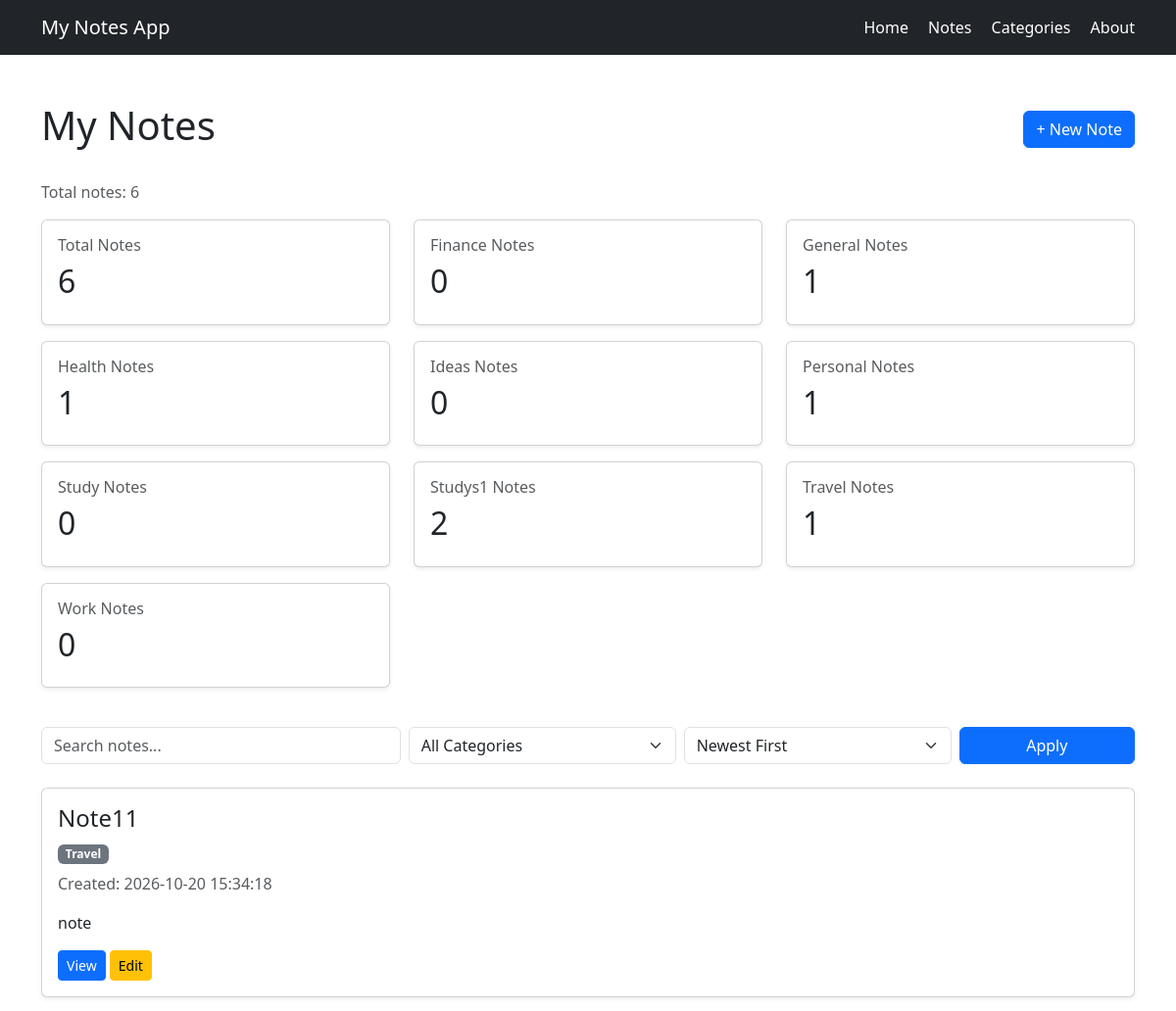
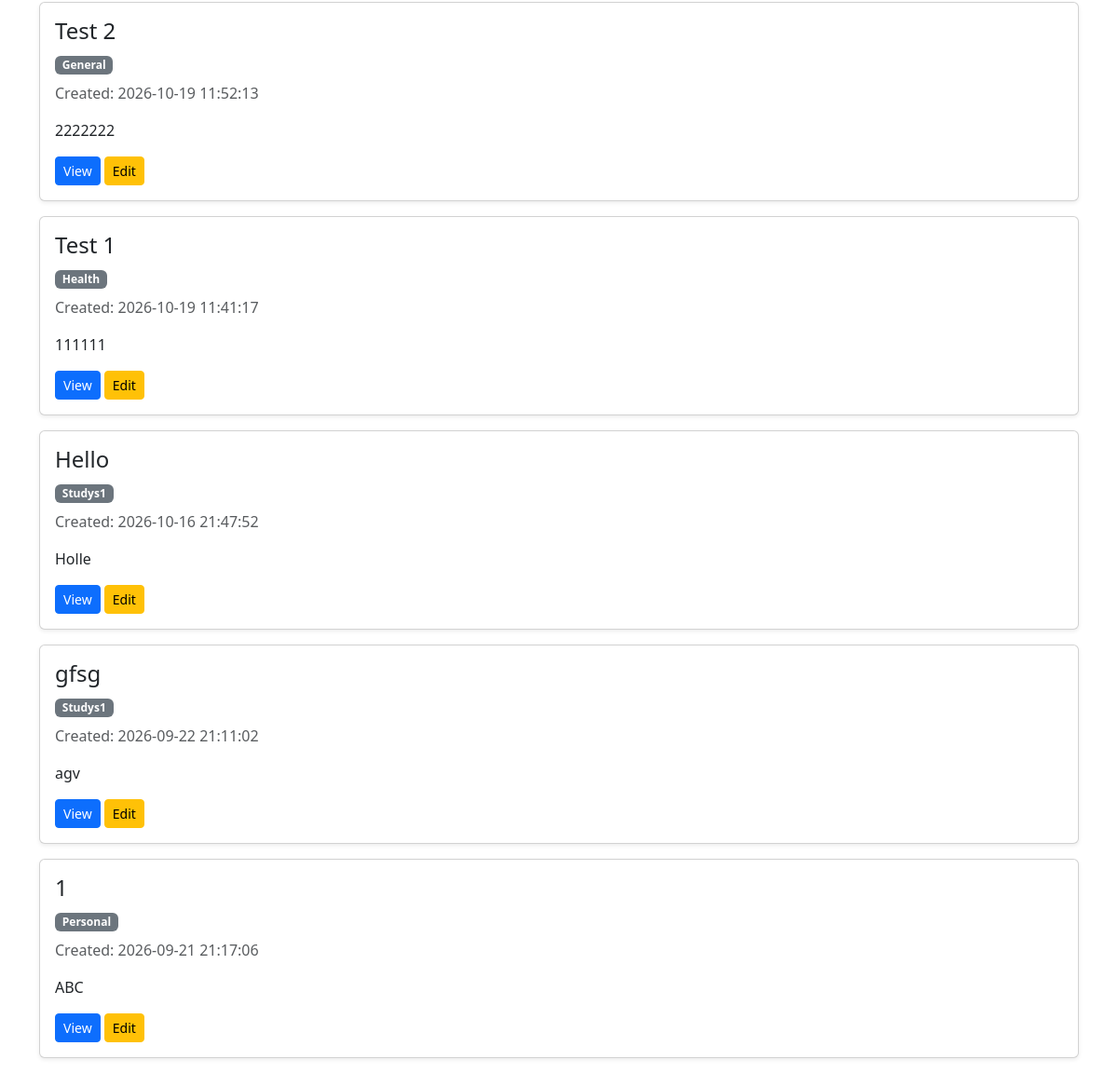
The app's page /notes with its own data (2 pictures, top to bottom).
### tables this page shows
CREATE TABLE categories (
            id INTEGER PRIMARY KEY AUTOINCREMENT,
            name TEXT NOT NULL UNIQUE
        );

CREATE TABLE notes (
            id INTEGER PRIMARY KEY AUTOINCREMENT,
            title TEXT NOT NULL,
            content TEXT NOT NULL
        , category TEXT NOT NULL DEFAULT 'General', created_at TEXT NOT NULL DEFAULT '');

### app.py (the view, shortened to what this page needs)
@app.route("/notes")
def notes():
    search_query = request.args.get("search", "").strip().lower()
    selected_category = request.args.get("category", "").strip()
    sort_order = request.args.get("sort", "newest")
    connection = get_db_connection()
    query = "SELECT * FROM notes WHERE 1=1"
    parameters = []
    if selected_category:
        query += " AND category = ?"
        parameters.append(selected_category)
    if sort_order == "oldest":
        query += " ORDER BY id ASC"
    else:
        query += " ORDER BY id DESC"
    notes_list = connection.execute(
        query,
        parameters
    ).fetchall()
    total_notes = connection.execute(
        "SELECT COUNT(*) AS total FROM notes"
    ).fetchone()["total"]
    category_stats = connection.execute(
        """
        SELECT
            categories.name,
            COUNT(notes.id) AS note_count
        FROM categories
        LEFT JOIN notes
            ON notes.category = categories.name
        GROUP BY categories.id, categories.name
        ORDER BY categories.name ASC
        """
    ).fetchall()
    connection.close()
    return render_template(
        "notes.html",
        notes=notes_list,
        search_query=search_query,
        selected_category=selected_category,
        sort_order=sort_order,
        total_notes=total_notes,
        category_stats=category_stats,
        categories=get_all_categories()
    )

### app.py (called while the page is built)
def get_db_connection():
    connection = sqlite3.connect(DATABASE)
    connection.row_factory = sqlite3.Row
    return connection

def get_all_categories():
    connection = get_db_connection()
    categories = connection.execute(
        "SELECT * FROM categories ORDER BY name ASC"
    ).fetchall()
    connection.close()
    return categories

### templates/notes.html (shortened to what this page needs)
{% extends "base.html" %}
{% block content %}
<div class="d-flex justify-content-between align-items-center mb-4">
    <h1>My Notes</h1>
    <a href="{{ url_for('create_note') }}"
       class="btn btn-primary">
        + New Note
    </a>
</div>
<p class="text-muted">
    Total notes: {{ total_notes }}
</p>
<div class="row mb-4">
    <div class="col-md-4 mb-3">
        <div class="card shadow-sm h-100">
            <div class="card-body">
                <h6 class="text-muted">Total Notes</h6>
                <h2>{{ total_notes }}</h2>
            </div>
        </div>
    </div>
    {% for category in category_stats %}
        <div class="col-md-4 mb-3">
            <div class="card shadow-sm h-100">
                <div class="card-body">
                    <h6 class="text-muted">
                        {{ category['name'] }} Notes
                    </h6>
                    <h2>{{ category['note_count'] }}</h2>
                </div>
            </div>
        </div>
    {% endfor %}
</div>
<form method="GET"
      action="{{ url_for('notes') }}"
      class="row g-2 mb-4">
    <div class="col-md-4">
        <input
            type="text"
            name="search"
            class="form-control"
            placeholder="Search notes..."
            value="{{ search_query }}"
        >
    </div>
    <div class="col-md-3">
        <select name="category"
                class="form-select">
            <option value="">
                All Categories
            </option>
        </select>
    </div>
    <div class="col-md-3">
        <select name="sort"
                class="form-select">
            <option value="newest"
                {% if sort_order == "newest" %}selected{% endif %}>
                Newest First
            </option>
        </select>
    </div>
    <div class="col-md-2 d-grid">
        <button type="submit"
                class="btn btn-primary">
            Apply
        </button>
    </div>
</form>
{% if notes %}
    {% for note in notes %}
        <div class="card mb-3 shadow-sm">
            <div class="card-body">
                <h4>
                    {{ note["title"] }}
                </h4>
                <span class="badge bg-secondary">
                    {{ note["category"] }}
                </span>
                <p class="text-muted mt-2">
                    Created: {{ note["created_at"] }}
                </p>
                <p>
                    {{ note["content"] }}
                </p>
                <a
                    href="{{ url_for('view_note', note_id=note['id']) }}"
                    class="btn btn-sm btn-primary"
                >
                    View
                </a>
                <a
                    href="{{ url_for('edit_note', note_id=note['id']) }}"
                    class="btn btn-sm btn-warning"
                >
                    Edit
                </a>
            </div>
        </div>
    {% endfor %}
{% else %}
    <div class="alert alert-warning">
        No notes found.
    </div>
{% endif %}
{% endblock %}

### records on screen
categories: name "Finance", note_count "0"
categories: name "General", note_count "1"
categories: name "Health", note_count "1"
categories: name "Ideas", note_count "0"
categories: name "Personal", note_count "1"
categories: name "Study", note_count "0"
categories: name "Studys1", note_count "2"
categories: name "Travel", note_count "1"
categories: name "Work", note_count "0"
notes: title "Note11", category "Travel", created_at "2026-10-20 15:34:18", content "note"
notes: title "Test 2", category "General", created_at "2026-10-19 11:52:13", content "2222222"
notes: title "Test 1", category "Health", created_at "2026-10-19 11:41:17", content "111111"
notes: title "Hello", category "Studys1", created_at "2026-10-16 21:47:52", content "Holle"
notes: title "gfsg", category "Studys1", created_at "2026-09-22 21:11:02", content "agv"
notes: title "1", category "Personal", created_at "2026-09-21 21:17:06", content "ABC"

### other values on screen
{{ total_notes }} "6"
